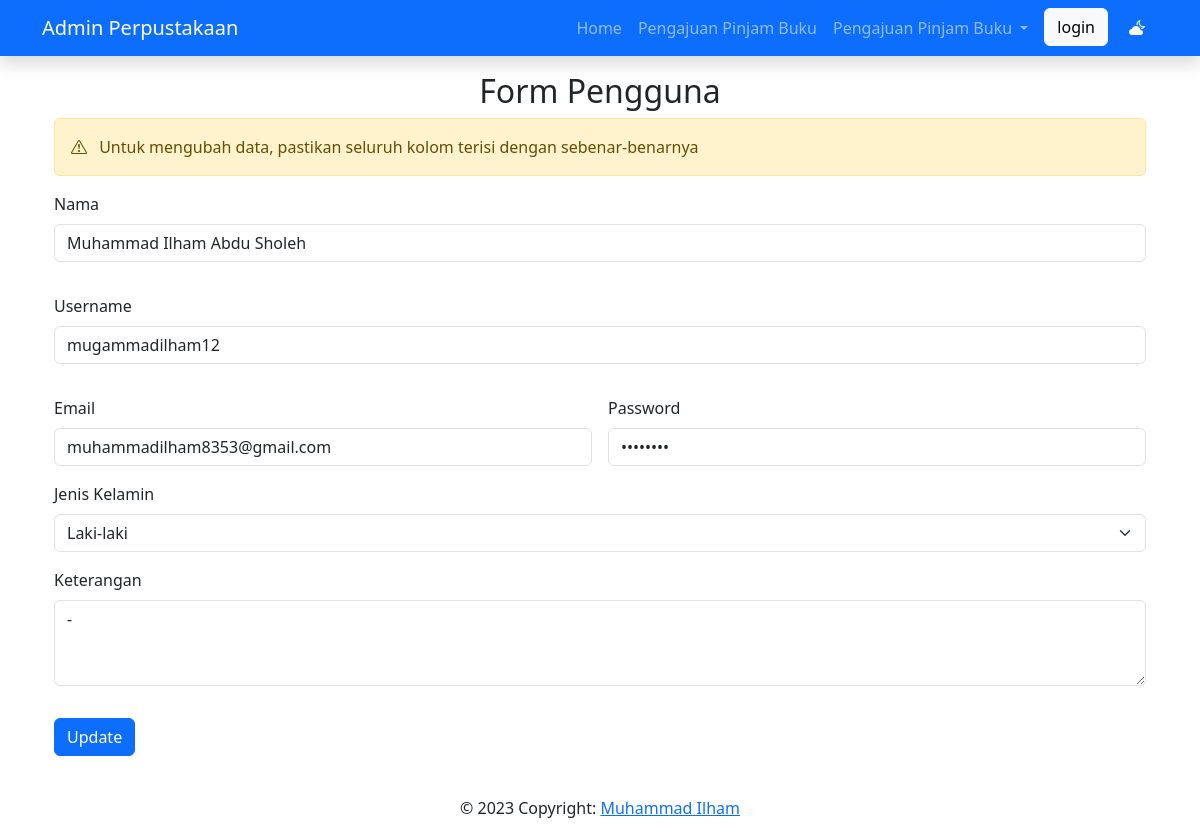
Page /detail-anggota.php?username=mugammadilham12 on the committed database.
### tables this page shows
CREATE TABLE `user` (
  `username` varchar(15) NOT NULL,
  `nama` varchar(50) NOT NULL,
  `password` varchar(8) NOT NULL,
  `email` varchar(30) NOT NULL,
  `jenis_kelamin` varchar(10) NOT NULL,
  `keterangan` text NOT NULL
);

### detail-anggota.php (the view, shortened to what this page needs)
<?php include 'template/header.php'; ?>
<body>
	<?php include 'template/nav.php'; ?>
	<div class="container mt-5 p-4">
		<h2 class="text-center">Form Pengguna</h2>
		<div class="alert alert-warning d-flex align-items-center" role="alert">
			<div>
				<i class="bi bi-exclamation-triangle me-2"> </i> Untuk mengubah data, pastikan seluruh kolom terisi dengan sebenar-benarnya
			</div>
		</div>
		<?php
		include 'koneksi.php';
		$username = $_GET['username'];
		$query = "SELECT * FROM user WHERE username='$username'";
		$result = mysqli_query($koneksi, $query);
		while ($data = mysqli_fetch_array($result)) {
		?>
			<form action="ubah-anggota.php" method="post" class="row g-3">
				<form action="simpan-pendaftaran.php" method="post">
					<div class="mb-3">
						<label for="nama" class="form-label">Nama</label>
						<input type="text" class="form-control" id="nama" name="nama" placeholder="Masukkan nama anda" value="<?php echo $data['nama']; ?>" required="">
					</div>
					<div class="mb-3">
						<label for="username" class="form-label">Username</label>
						<input type="text" class="form-control" id="username" name="username" readonly="readonly" placeholder="Masukkan username" value="<?php echo $data['username']; ?>">
					</div>
					<div class="col-md-6">
						<label for="inputEmail4" class="form-label">Email</label>
						<input type="email" class="form-control" id="inputEmail4" name="email" placeholder="Masukkan Email" value="<?php echo $data['email']; ?>" required>
					</div>
					<div class="col-md-6">
						<label for="inputPassword4" class="form-label">Password</label>
						<input type="password" class="form-control" name="password" id="inputPassword4" placeholder="Password" value="<?php echo $data['password']; ?>" required>
					</div>
					<div class="col-12">
						<label for="JenisKelamin" class="form-label">Jenis Kelamin</label>
						<select class="form-select" aria-label="Jenis Kelamin" required id="jenisKelamin" name="jk">
							<option <?php if ($data['jenis_kelamin'] == "Laki-laki") {
										echo "selected";
									}
									?> value="Laki-laki">Laki-laki</option>
						</select>
					</div>
					<div class="mb-3">
						<label for="exampleFormControlTextarea1" class="form-label">Keterangan</label>
						<textarea class="form-control" id="exampleFormControlTextarea1" name="keterangan" placeholder="keterangan singkat" rows="3"><?php echo $data['keterangan']; ?></textarea>
					</div>
					<div class="col-12">
						<button type="submit" class="btn btn-primary" name="POST">Update</button>
					</div>
				</form>
			<?php             }
			?>
	</div>
</body>
<?php include 'template/footer.php'; ?>

### rows in the picture
user: nama "Muhammad Ilham Abdu Sholeh", username "mugammadilham12", email "muhammadilham8353@gmail.com", jk "Laki-laki", keterangan "-"
